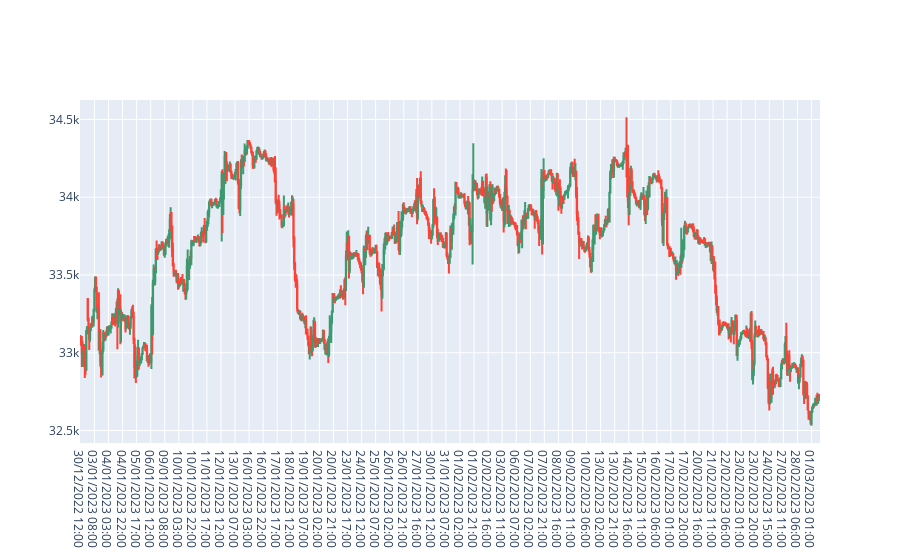

Notebook code for this chart:
### Code cell
# Define a figure
chart = go.Figure()

# add a trace for a Candlestick graph
chart.add_trace(go.Candlestick())

# Map each column to the correct value from the downloaded data
chart.add_trace(go.Candlestick(
    x=prices.index,
    open = prices['Open'], 
    high=prices['High'], 
    low=prices['Low'], 
    close=prices['Close'], 
    name = 'market data'))


# Include shortcut buttons
chart.update_xaxes( rangeslider_visible=False, rangeselector=dict(
    buttons=list([
        dict(count=1, label='1h', step="hour", stepmode="backward"),
        dict(count=6, label='6h', step="hour", stepmode="backward"),
        dict(step="all") 
    ]) 
))
chart.show()

### Figure 1 — Plotly figure (JSON) as saved in the notebook; plotly's stock layout.template omitted (floating-point values rounded to 4 significant figures; data arrays with more than 128 entries replaced by an {"elided": "..."} marker saying what was removed)
{"data": [{"type": "candlestick"}, {"close": {"elided": "1000 str values"}, "high": {"elided": "1000 str values"}, "low": {"elided": "1000 str values"}, "name": "market data", "open": {"elided": "1000 str values"}, "type": "candlestick", "x": {"elided": "1000 str values"}}], "layout": {"xaxis": {"rangeselector": {"buttons": [{"count": 1, "label": "1h", "step": "hour", "stepmode": "backward"}, {"count": 6, "label": "6h", "step": "hour", "stepmode": "backward"}, {"step": "all"}]}, "rangeslider": {"visible": false}}}}
